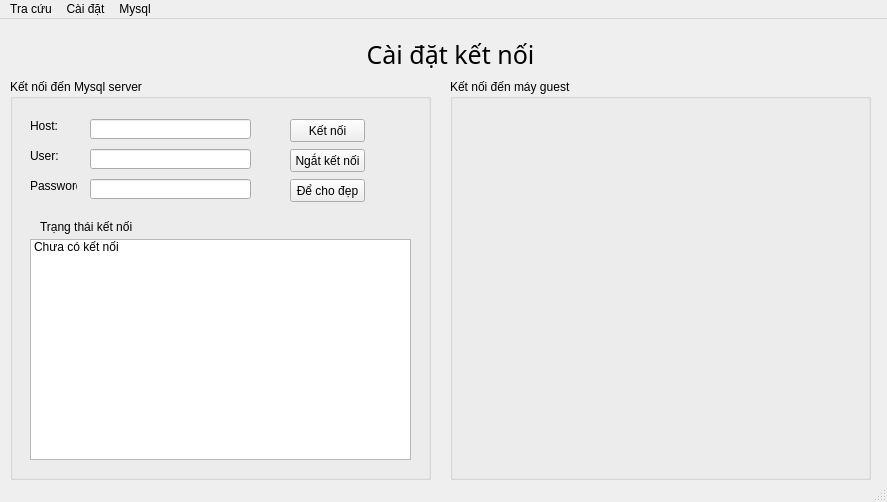
<?xml version="1.0" encoding="UTF-8"?>
<ui version="4.0">
 <class>Connection</class>
 <widget class="QMainWindow" name="Connection">
  <property name="geometry">
   <rect>
    <x>0</x>
    <y>0</y>
    <width>887</width>
    <height>502</height>
   </rect>
  </property>
  <property name="windowTitle">
   <string>MainWindow</string>
  </property>
  <widget class="QWidget" name="centralwidget">
   <widget class="QLabel" name="mainTitle">
    <property name="geometry">
     <rect>
      <x>-10</x>
      <y>10</y>
      <width>921</width>
      <height>51</height>
     </rect>
    </property>
    <property name="font">
     <font>
      <family>UTM American Sans</family>
      <pointsize>19</pointsize>
     </font>
    </property>
    <property name="text">
     <string>Cài đặt kết nối</string>
    </property>
    <property name="alignment">
     <set>Qt::AlignCenter</set>
    </property>
   </widget>
   <widget class="QGroupBox" name="groupBox">
    <property name="geometry">
     <rect>
      <x>10</x>
      <y>60</y>
      <width>421</width>
      <height>401</height>
     </rect>
    </property>
    <property name="title">
     <string>Kết nối đến Mysql server</string>
    </property>
    <widget class="QLabel" name="label">
     <property name="geometry">
      <rect>
       <x>20</x>
       <y>40</y>
       <width>47</width>
       <height>13</height>
      </rect>
     </property>
     <property name="text">
      <string>Host:</string>
     </property>
    </widget>
    <widget class="QLineEdit" name="lineEdit">
     <property name="geometry">
      <rect>
       <x>80</x>
       <y>40</y>
       <width>161</width>
       <height>20</height>
      </rect>
     </property>
    </widget>
    <widget class="QLabel" name="label_2">
     <property name="geometry">
      <rect>
       <x>20</x>
       <y>70</y>
       <width>47</width>
       <height>13</height>
      </rect>
     </property>
     <property name="text">
      <string>User:</string>
     </property>
    </widget>
    <widget class="QLineEdit" name="lineEdit_2">
     <property name="geometry">
      <rect>
       <x>80</x>
       <y>70</y>
       <width>161</width>
       <height>20</height>
      </rect>
     </property>
    </widget>
    <widget class="QLabel" name="label_3">
     <property name="geometry">
      <rect>
       <x>20</x>
       <y>100</y>
       <width>47</width>
       <height>13</height>
      </rect>
     </property>
     <property name="text">
      <string>Password:</string>
     </property>
    </widget>
    <widget class="QLineEdit" name="lineEdit_3">
     <property name="geometry">
      <rect>
       <x>80</x>
       <y>100</y>
       <width>161</width>
       <height>20</height>
      </rect>
     </property>
    </widget>
    <widget class="QPushButton" name="pushButton">
     <property name="geometry">
      <rect>
       <x>280</x>
       <y>40</y>
       <width>75</width>
       <height>23</height>
      </rect>
     </property>
     <property name="text">
      <string>Kết nối</string>
     </property>
    </widget>
    <widget class="QPushButton" name="pushButton_2">
     <property name="geometry">
      <rect>
       <x>280</x>
       <y>70</y>
       <width>75</width>
       <height>23</height>
      </rect>
     </property>
     <property name="text">
      <string>Ngắt kết nối</string>
     </property>
    </widget>
    <widget class="QPushButton" name="pushButton_3">
     <property name="geometry">
      <rect>
       <x>280</x>
       <y>100</y>
       <width>75</width>
       <height>23</height>
      </rect>
     </property>
     <property name="text">
      <string>Để cho đẹp</string>
     </property>
    </widget>
    <widget class="QListWidget" name="listWidget">
     <property name="geometry">
      <rect>
       <x>20</x>
       <y>160</y>
       <width>381</width>
       <height>221</height>
      </rect>
     </property>
     <item>
      <property name="text">
       <string>Chưa có kết nối</string>
      </property>
     </item>
    </widget>
    <widget class="QLabel" name="label_4">
     <property name="geometry">
      <rect>
       <x>30</x>
       <y>140</y>
       <width>101</width>
       <height>16</height>
      </rect>
     </property>
     <property name="text">
      <string>Trạng thái kết nối</string>
     </property>
    </widget>
   </widget>
   <widget class="QGroupBox" name="groupBox_2">
    <property name="geometry">
     <rect>
      <x>450</x>
      <y>60</y>
      <width>421</width>
      <height>401</height>
     </rect>
    </property>
    <property name="title">
     <string>Kết nối đến máy guest</string>
    </property>
   </widget>
  </widget>
  <widget class="QMenuBar" name="menubar">
   <property name="geometry">
    <rect>
     <x>0</x>
     <y>0</y>
     <width>887</width>
     <height>21</height>
    </rect>
   </property>
   <widget class="QMenu" name="menuTra_c_u">
    <property name="title">
     <string>Tra cứu</string>
    </property>
    <addaction name="actionMain"/>
    <addaction name="actionT_t_c_s_ch"/>
   </widget>
   <widget class="QMenu" name="menuC_i_t">
    <property name="title">
     <string>Cài đặt</string>
    </property>
   </widget>
   <widget class="QMenu" name="menuMysql">
    <property name="title">
     <string>Mysql</string>
    </property>
   </widget>
   <addaction name="menuTra_c_u"/>
   <addaction name="menuC_i_t"/>
   <addaction name="menuMysql"/>
  </widget>
  <widget class="QStatusBar" name="statusbar"/>
  <action name="actionMain">
   <property name="text">
    <string>Tra cứu sách</string>
   </property>
  </action>
  <action name="actionT_t_c_s_ch">
   <property name="text">
    <string>Tất cả sách</string>
   </property>
  </action>
 </widget>
 <resources/>
 <connections/>
</ui>
